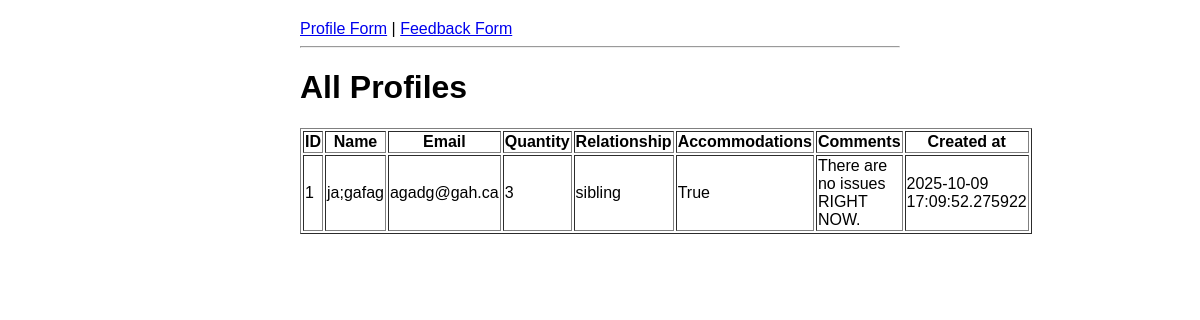
Before: /admin/profiles with the older database file.
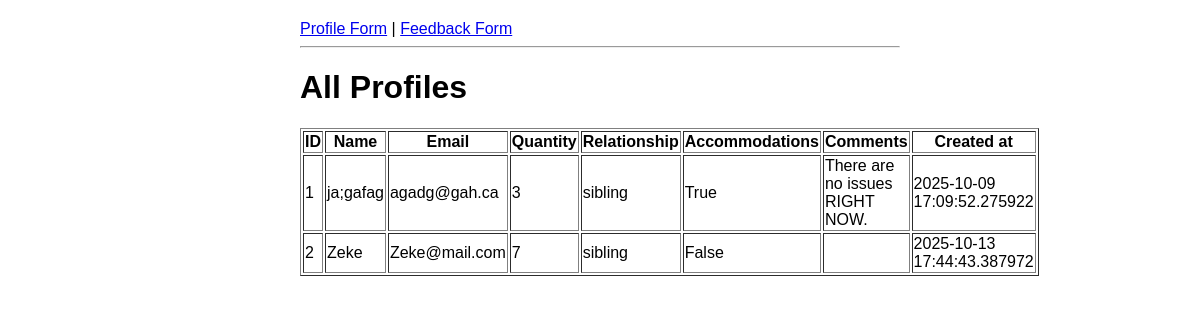
After: the same page with the newer database file.
### app.py (models this page shows)
class Profile(db.Model):
    id = db.Column(db.Integer, primary_key=True)
    name = db.Column(db.String(100), nullable=False)
    email = db.Column(db.String(100), nullable=False)
    quan = db.Column(db.Integer, nullable = False)
    comments = db.Column(db.Text)
    rel = db.Column(db.String(50), nullable=False)
    accommodations = db.Column(db.Boolean, default=False)
    created_at = db.Column(db.DateTime, default=datetime.now(timezone.utc))

### app.py (the view)
@app.route('/admin/profiles')
def admin_profiles():
    profiles = Profile.query.all()
    return render_template('admin_profiles.html', profiles = profiles)

### templates/Admin_profiles.html (shortened to what this page needs)
{% extends 'base.html' %}
{% block content %}
<h1>All Profiles</h1>
<table class="table table-striped" border = "1">
    <tr>
        <th>ID</th>
        <th>Name</th>
        <th>Email</th>
        <th>Quantity</th>
        <th>Relationship</th>
        <th>Accommodations</th>
        <th>Comments</th>
        <th>Created at</th>
    </tr>
    {% for profile in profiles %}
    <tr>
        <td>{{ profile.id }}</td>
        <td> {{profile.name}} </td>
        <td> {{profile.email}} </td>
        <td>{{profile.quan}}</td>
        <td> {{profile.rel}} </td>
        <td>{{profile.accommodations}}</td>
        <td>{{profile.comments}}</td>
        <td>{{profile.created_at}}</td>
    </tr>
    {% endfor %}
</table>
{% endblock %}

### templates/base.html (shortened to what this page needs)
<!DOCTYPE html>
<html lang="en">
<head>
    <link rel="stylesheet" href="{{url_for('static', filename = 'style.css')}}">
</head>
<body>
    <nav>
        <a href="{{ url_for('profile') }}">Profile Form</a> |
        <a href="{{ url_for('feedback') }}">Feedback Form</a>
    </nav>
    <hr>
    {% block content %} {% endblock %}
</body>
</html>

### static/style.css (style rules this page uses)
body { font-family: Arial, sans-serif; max-width: 600px; margin: 0 auto; padding: 20px; }

Changed rows visible on the page:
added Profile: id "2", name "Zeke", email "Zeke@mail.com", quan "7", rel "sibling", accommodations "False", created_at "2025-10-13 17:44:43.387972"
